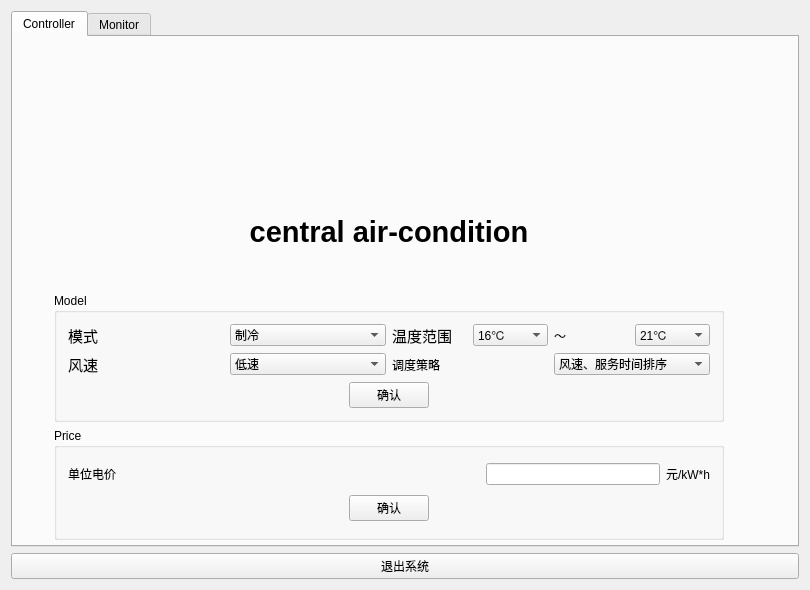
<?xml version="1.0" encoding="UTF-8"?>
<ui version="4.0">
 <class>MainWindow</class>
 <widget class="QMainWindow" name="MainWindow">
  <property name="geometry">
   <rect>
    <x>0</x>
    <y>0</y>
    <width>810</width>
    <height>590</height>
   </rect>
  </property>
  <property name="windowTitle">
   <string>MainWindow</string>
  </property>
  <widget class="QWidget" name="centralWidget">
   <layout class="QVBoxLayout" name="verticalLayout_9">
    <item>
     <widget class="QTabWidget" name="tabWidget_menu">
      <property name="currentIndex">
       <number>0</number>
      </property>
      <widget class="QWidget" name="tab_controller_2">
       <attribute name="title">
        <string>Controller</string>
       </attribute>
       <widget class="QWidget" name="layoutWidget_5">
        <property name="geometry">
         <rect>
          <x>30</x>
          <y>10</y>
          <width>692</width>
          <height>504</height>
         </rect>
        </property>
        <layout class="QVBoxLayout" name="verticalLayout_5">
         <item>
          <widget class="QLabel" name="AIR_2">
           <property name="font">
            <font>
             <pointsize>18</pointsize>
            </font>
           </property>
           <property name="text">
            <string/>
           </property>
           <property name="pixmap">
            <pixmap resource="recource.qrc">:/icon/主机.jpg</pixmap>
           </property>
           <property name="alignment">
            <set>Qt::AlignCenter</set>
           </property>
          </widget>
         </item>
         <item>
          <widget class="QLabel" name="label">
           <property name="font">
            <font>
             <pointsize>22</pointsize>
             <weight>75</weight>
             <bold>true</bold>
            </font>
           </property>
           <property name="text">
            <string>central air-condition</string>
           </property>
           <property name="alignment">
            <set>Qt::AlignCenter</set>
           </property>
          </widget>
         </item>
         <item>
          <widget class="QGroupBox" name="groupBox_setmodel">
           <property name="title">
            <string>Model</string>
           </property>
           <layout class="QVBoxLayout" name="verticalLayout">
            <item>
             <layout class="QVBoxLayout" name="verticalLayout_6">
              <item>
               <layout class="QHBoxLayout" name="horizontalLayout_10">
                <item>
                 <layout class="QHBoxLayout" name="horizontalLayout_11">
                  <item>
                   <widget class="QLabel" name="label_model_2">
                    <property name="font">
                     <font>
                      <pointsize>11</pointsize>
                     </font>
                    </property>
                    <property name="text">
                     <string>模式</string>
                    </property>
                   </widget>
                  </item>
                  <item>
                   <widget class="QComboBox" name="comboBox_model">
                    <item>
                     <property name="text">
                      <string>制冷</string>
                     </property>
                    </item>
                    <item>
                     <property name="text">
                      <string>制热</string>
                     </property>
                    </item>
                   </widget>
                  </item>
                 </layout>
                </item>
                <item>
                 <layout class="QHBoxLayout" name="horizontalLayout_13">
                  <item>
                   <widget class="QLabel" name="label_4">
                    <property name="font">
                     <font>
                      <pointsize>11</pointsize>
                     </font>
                    </property>
                    <property name="text">
                     <string>温度范围</string>
                    </property>
                   </widget>
                  </item>
                  <item>
                   <widget class="QComboBox" name="comboBox_mintem">
                    <item>
                     <property name="text">
                      <string>16℃</string>
                     </property>
                    </item>
                    <item>
                     <property name="text">
                      <string>17℃</string>
                     </property>
                    </item>
                    <item>
                     <property name="text">
                      <string>18℃</string>
                     </property>
                    </item>
                    <item>
                     <property name="text">
                      <string>19℃</string>
                     </property>
                    </item>
                    <item>
                     <property name="text">
                      <string>20℃</string>
                     </property>
                    </item>
                   </widget>
                  </item>
                  <item>
                   <widget class="QLabel" name="label_between_2">
                    <property name="text">
                     <string>～</string>
                    </property>
                   </widget>
                  </item>
                  <item>
                   <widget class="QComboBox" name="comboBox_maxtem">
                    <item>
                     <property name="text">
                      <string>21℃</string>
                     </property>
                    </item>
                    <item>
                     <property name="text">
                      <string>22℃</string>
                     </property>
                    </item>
                    <item>
                     <property name="text">
                      <string>23℃</string>
                     </property>
                    </item>
                    <item>
                     <property name="text">
                      <string>24℃</string>
                     </property>
                    </item>
                    <item>
                     <property name="text">
                      <string>25℃</string>
                     </property>
                    </item>
                    <item>
                     <property name="text">
                      <string>26℃</string>
                     </property>
                    </item>
                   </widget>
                  </item>
                 </layout>
                </item>
               </layout>
              </item>
              <item>
               <layout class="QHBoxLayout" name="horizontalLayout_12">
                <item>
                 <widget class="QLabel" name="label_wind_2">
                  <property name="font">
                   <font>
                    <pointsize>11</pointsize>
                   </font>
                  </property>
                  <property name="text">
                   <string>风速</string>
                  </property>
                 </widget>
                </item>
                <item>
                 <widget class="QComboBox" name="comboBox_wind">
                  <item>
                   <property name="text">
                    <string>低速</string>
                   </property>
                  </item>
                  <item>
                   <property name="text">
                    <string>中速</string>
                   </property>
                  </item>
                  <item>
                   <property name="text">
                    <string>高速</string>
                   </property>
                  </item>
                 </widget>
                </item>
                <item>
                 <widget class="QLabel" name="label_dispatch">
                  <property name="text">
                   <string>调度策略</string>
                  </property>
                 </widget>
                </item>
                <item>
                 <widget class="QComboBox" name="comboBox_dispatch">
                  <item>
                   <property name="text">
                    <string>风速、服务时间排序</string>
                   </property>
                  </item>
                  <item>
                   <property name="text">
                    <string>时间片轮转</string>
                   </property>
                  </item>
                 </widget>
                </item>
               </layout>
              </item>
              <item>
               <layout class="QHBoxLayout" name="horizontalLayout_14">
                <item>
                 <spacer name="horizontalSpacer_7">
                  <property name="orientation">
                   <enum>Qt::Horizontal</enum>
                  </property>
                  <property name="sizeHint" stdset="0">
                   <size>
                    <width>40</width>
                    <height>20</height>
                   </size>
                  </property>
                 </spacer>
                </item>
                <item>
                 <widget class="QPushButton" name="putton_setmodel">
                  <property name="text">
                   <string>确认</string>
                  </property>
                 </widget>
                </item>
                <item>
                 <spacer name="horizontalSpacer_8">
                  <property name="orientation">
                   <enum>Qt::Horizontal</enum>
                  </property>
                  <property name="sizeHint" stdset="0">
                   <size>
                    <width>40</width>
                    <height>20</height>
                   </size>
                  </property>
                 </spacer>
                </item>
               </layout>
              </item>
             </layout>
            </item>
           </layout>
          </widget>
         </item>
         <item>
          <widget class="QGroupBox" name="groupBox_setprice">
           <property name="title">
            <string>Price</string>
           </property>
           <layout class="QGridLayout" name="gridLayout_2">
            <item row="0" column="0">
             <widget class="QLabel" name="label_price_2">
              <property name="text">
               <string>单位电价</string>
              </property>
             </widget>
            </item>
            <item row="0" column="1">
             <spacer name="horizontalSpacer_9">
              <property name="orientation">
               <enum>Qt::Horizontal</enum>
              </property>
              <property name="sizeHint" stdset="0">
               <size>
                <width>176</width>
                <height>20</height>
               </size>
              </property>
             </spacer>
            </item>
            <item row="0" column="2">
             <spacer name="horizontalSpacer_10">
              <property name="orientation">
               <enum>Qt::Horizontal</enum>
              </property>
              <property name="sizeHint" stdset="0">
               <size>
                <width>176</width>
                <height>20</height>
               </size>
              </property>
             </spacer>
            </item>
            <item row="0" column="3">
             <widget class="QLineEdit" name="lineEdit_price_2"/>
            </item>
            <item row="0" column="4">
             <widget class="QLabel" name="label_price_1">
              <property name="text">
               <string>元/kW*h</string>
              </property>
             </widget>
            </item>
            <item row="1" column="0" colspan="5">
             <layout class="QHBoxLayout" name="horizontalLayout_16">
              <item>
               <spacer name="horizontalSpacer_11">
                <property name="orientation">
                 <enum>Qt::Horizontal</enum>
                </property>
                <property name="sizeHint" stdset="0">
                 <size>
                  <width>40</width>
                  <height>20</height>
                 </size>
                </property>
               </spacer>
              </item>
              <item>
               <widget class="QPushButton" name="putton_setprice">
                <property name="text">
                 <string>确认</string>
                </property>
               </widget>
              </item>
              <item>
               <spacer name="horizontalSpacer_12">
                <property name="orientation">
                 <enum>Qt::Horizontal</enum>
                </property>
                <property name="sizeHint" stdset="0">
                 <size>
                  <width>40</width>
                  <height>20</height>
                 </size>
                </property>
               </spacer>
              </item>
             </layout>
            </item>
           </layout>
          </widget>
         </item>
        </layout>
       </widget>
      </widget>
      <widget class="QWidget" name="tab_monitor_2">
       <attribute name="title">
        <string>Monitor</string>
       </attribute>
       <widget class="QWidget" name="layoutWidget_8">
        <property name="geometry">
         <rect>
          <x>20</x>
          <y>50</y>
          <width>741</width>
          <height>431</height>
         </rect>
        </property>
        <layout class="QVBoxLayout" name="verticalLayout_8">
         <item>
          <layout class="QHBoxLayout" name="horizontalLayout_17">
           <item>
            <widget class="QTextBrowser" name="textBrowser_room1"/>
           </item>
           <item>
            <widget class="QTextBrowser" name="textBrowser_room2"/>
           </item>
           <item>
            <widget class="QTextBrowser" name="textBrowser_room3"/>
           </item>
           <item>
            <widget class="QTextBrowser" name="textBrowser_room4"/>
           </item>
           <item>
            <widget class="QTextBrowser" name="textBrowser_room5"/>
           </item>
          </layout>
         </item>
         <item>
          <layout class="QHBoxLayout" name="horizontalLayout_18">
           <item>
            <widget class="QLabel" name="label_roomnum">
             <property name="text">
              <string>房间号</string>
             </property>
            </widget>
           </item>
           <item>
            <widget class="QLineEdit" name="lineEdit_roomnum"/>
           </item>
           <item>
            <widget class="QPushButton" name="pushButton_print">
             <property name="text">
              <string>结账</string>
             </property>
            </widget>
           </item>
           <item>
            <widget class="QPushButton" name="pushButton_showlog">
             <property name="text">
              <string>查看报表</string>
             </property>
            </widget>
           </item>
          </layout>
         </item>
        </layout>
       </widget>
      </widget>
     </widget>
    </item>
    <item>
     <widget class="QPushButton" name="pushButton_exit">
      <property name="text">
       <string>退出系统</string>
      </property>
     </widget>
    </item>
   </layout>
  </widget>
 </widget>
 <layoutdefault spacing="6" margin="11"/>
 <resources>
  <include location="recource.qrc"/>
 </resources>
 <connections/>
</ui>
